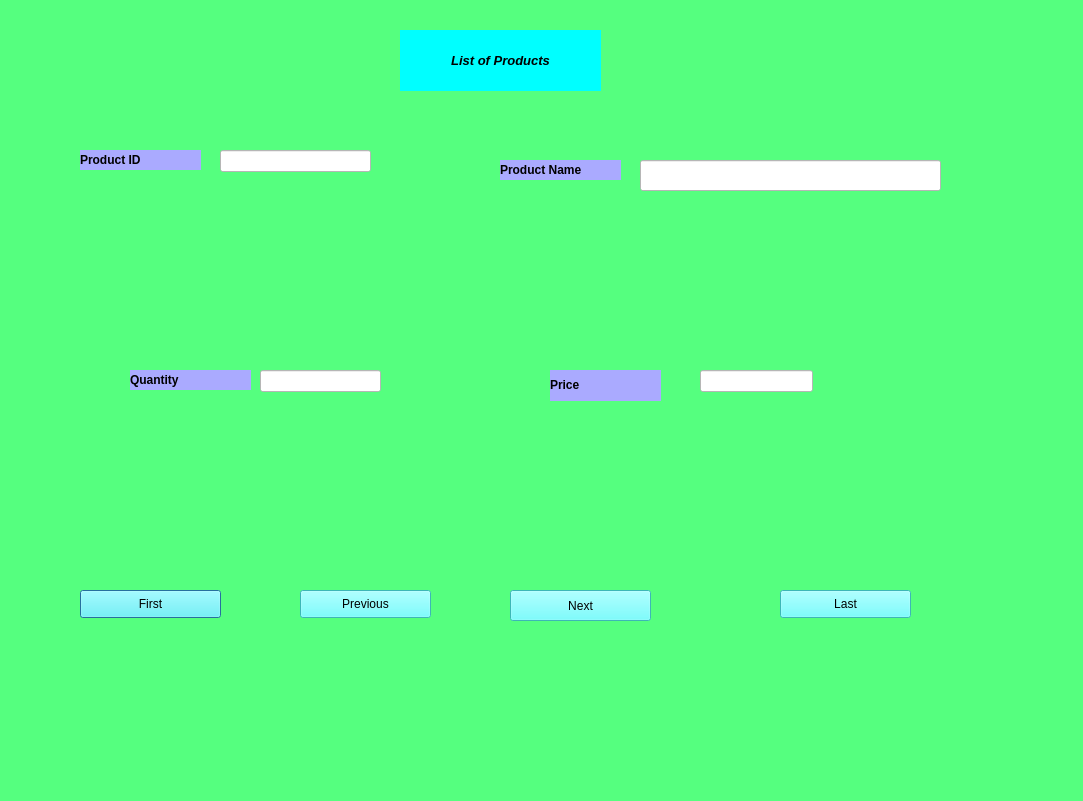
<?xml version="1.0" encoding="UTF-8"?>
<ui version="4.0">
 <class>Dialog</class>
 <widget class="QDialog" name="Dialog">
  <property name="geometry">
   <rect>
    <x>0</x>
    <y>0</y>
    <width>1083</width>
    <height>801</height>
   </rect>
  </property>
  <property name="windowTitle">
   <string>Dialog</string>
  </property>
  <property name="styleSheet">
   <string notr="true">background-color: rgb(85, 255, 127);</string>
  </property>
  <widget class="QLabel" name="label">
   <property name="geometry">
    <rect>
     <x>400</x>
     <y>30</y>
     <width>201</width>
     <height>61</height>
    </rect>
   </property>
   <property name="sizeIncrement">
    <size>
     <width>0</width>
     <height>0</height>
    </size>
   </property>
   <property name="font">
    <font>
     <pointsize>12</pointsize>
     <weight>75</weight>
     <bold>true</bold>
    </font>
   </property>
   <property name="styleSheet">
    <string notr="true">background-color: rgb(0, 255, 255);</string>
   </property>
   <property name="text">
    <string>&lt;html&gt;&lt;head/&gt;&lt;body&gt;&lt;p align=&quot;center&quot;&gt;&lt;span style=&quot; font-size:10pt; font-weight:600; font-style:italic;&quot;&gt;List of Products&lt;/span&gt;&lt;/p&gt;&lt;/body&gt;&lt;/html&gt;</string>
   </property>
  </widget>
  <widget class="QLabel" name="label_2">
   <property name="geometry">
    <rect>
     <x>80</x>
     <y>150</y>
     <width>121</width>
     <height>20</height>
    </rect>
   </property>
   <property name="styleSheet">
    <string notr="true">background-color: rgb(170, 170, 255);</string>
   </property>
   <property name="text">
    <string>&lt;html&gt;&lt;head/&gt;&lt;body&gt;&lt;p&gt;&lt;span style=&quot; font-size:9pt; font-weight:600;&quot;&gt;Product ID&lt;/span&gt;&lt;/p&gt;&lt;/body&gt;&lt;/html&gt;</string>
   </property>
  </widget>
  <widget class="QLabel" name="label_3">
   <property name="geometry">
    <rect>
     <x>500</x>
     <y>160</y>
     <width>121</width>
     <height>20</height>
    </rect>
   </property>
   <property name="styleSheet">
    <string notr="true">background-color: rgb(170, 170, 255);</string>
   </property>
   <property name="text">
    <string>&lt;html&gt;&lt;head/&gt;&lt;body&gt;&lt;p&gt;&lt;span style=&quot; font-size:9pt; font-weight:600;&quot;&gt;Product Name&lt;/span&gt;&lt;/p&gt;&lt;/body&gt;&lt;/html&gt;</string>
   </property>
  </widget>
  <widget class="QLabel" name="label_4">
   <property name="geometry">
    <rect>
     <x>130</x>
     <y>370</y>
     <width>121</width>
     <height>20</height>
    </rect>
   </property>
   <property name="styleSheet">
    <string notr="true">background-color: rgb(170, 170, 255);</string>
   </property>
   <property name="text">
    <string>&lt;html&gt;&lt;head/&gt;&lt;body&gt;&lt;p&gt;&lt;span style=&quot; font-size:9pt; font-weight:600;&quot;&gt;Quantity&lt;/span&gt;&lt;/p&gt;&lt;/body&gt;&lt;/html&gt;</string>
   </property>
  </widget>
  <widget class="QLabel" name="label_5">
   <property name="geometry">
    <rect>
     <x>550</x>
     <y>370</y>
     <width>111</width>
     <height>31</height>
    </rect>
   </property>
   <property name="styleSheet">
    <string notr="true">background-color: rgb(170, 170, 255);</string>
   </property>
   <property name="text">
    <string>&lt;html&gt;&lt;head/&gt;&lt;body&gt;&lt;p&gt;&lt;span style=&quot; font-size:9pt; font-weight:600;&quot;&gt;Price&lt;/span&gt;&lt;/p&gt;&lt;/body&gt;&lt;/html&gt;</string>
   </property>
  </widget>
  <widget class="QLineEdit" name="prodid">
   <property name="geometry">
    <rect>
     <x>220</x>
     <y>150</y>
     <width>151</width>
     <height>22</height>
    </rect>
   </property>
   <property name="styleSheet">
    <string notr="true">background-color: rgb(255, 255, 255);</string>
   </property>
  </widget>
  <widget class="QLineEdit" name="prodname">
   <property name="geometry">
    <rect>
     <x>640</x>
     <y>160</y>
     <width>301</width>
     <height>31</height>
    </rect>
   </property>
   <property name="styleSheet">
    <string notr="true">background-color: rgb(255, 255, 255);</string>
   </property>
  </widget>
  <widget class="QLineEdit" name="qty">
   <property name="geometry">
    <rect>
     <x>260</x>
     <y>370</y>
     <width>121</width>
     <height>22</height>
    </rect>
   </property>
   <property name="styleSheet">
    <string notr="true">background-color: rgb(255, 255, 255);</string>
   </property>
  </widget>
  <widget class="QLineEdit" name="price">
   <property name="geometry">
    <rect>
     <x>700</x>
     <y>370</y>
     <width>113</width>
     <height>22</height>
    </rect>
   </property>
   <property name="styleSheet">
    <string notr="true">background-color: rgb(255, 255, 255);</string>
   </property>
  </widget>
  <widget class="QPushButton" name="FirstButton">
   <property name="geometry">
    <rect>
     <x>80</x>
     <y>590</y>
     <width>141</width>
     <height>28</height>
    </rect>
   </property>
   <property name="styleSheet">
    <string notr="true">background-color: rgb(85, 255, 255);</string>
   </property>
   <property name="text">
    <string>First</string>
   </property>
  </widget>
  <widget class="QPushButton" name="PreviousButton">
   <property name="geometry">
    <rect>
     <x>300</x>
     <y>590</y>
     <width>131</width>
     <height>28</height>
    </rect>
   </property>
   <property name="styleSheet">
    <string notr="true">background-color: rgb(85, 255, 255);</string>
   </property>
   <property name="text">
    <string>Previous</string>
   </property>
  </widget>
  <widget class="QPushButton" name="NextButton">
   <property name="geometry">
    <rect>
     <x>510</x>
     <y>590</y>
     <width>141</width>
     <height>31</height>
    </rect>
   </property>
   <property name="styleSheet">
    <string notr="true">background-color: rgb(85, 255, 255);</string>
   </property>
   <property name="text">
    <string>Next</string>
   </property>
  </widget>
  <widget class="QPushButton" name="LastButton">
   <property name="geometry">
    <rect>
     <x>780</x>
     <y>590</y>
     <width>131</width>
     <height>28</height>
    </rect>
   </property>
   <property name="styleSheet">
    <string notr="true">background-color: rgb(85, 255, 255);</string>
   </property>
   <property name="text">
    <string>Last</string>
   </property>
  </widget>
 </widget>
 <resources/>
 <connections/>
</ui>
